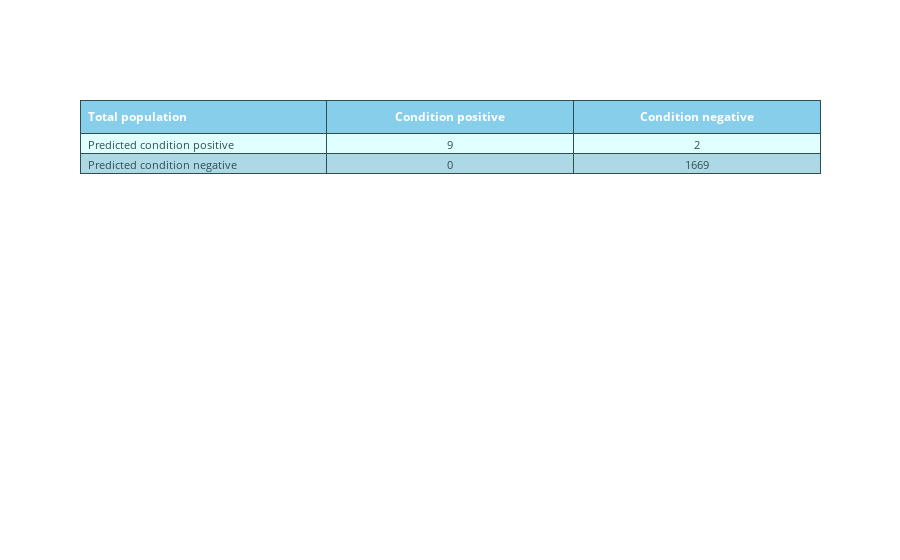
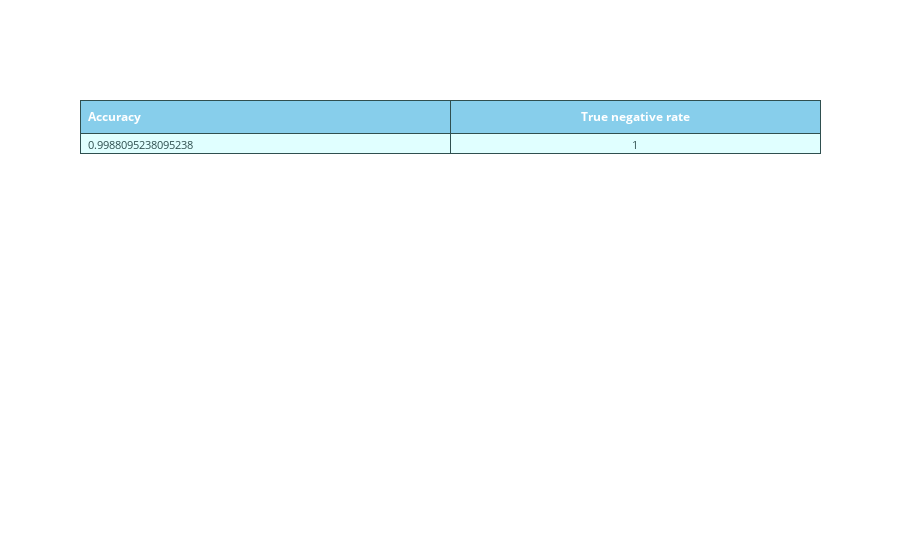

Source (notebook cell) for these figures, in order:
### Code cell
df_TS1 = pd.read_csv("data_sets/A3Benchmark-TS1.csv", sep=r'\s*,\s*', header=0, encoding='ascii', engine='python')
search_anomalies(df_TS1)
print(df_TS1[df_TS1['anomaly'] == 1].index)
print("true or not - ", 28 in df_TS1[df_TS1['anomaly'] == 1].index)

#     print("Anomalies distances: ", anomalyDistances)
#     print("mean ", mean)
#     print("not founded one is 942, which has diference lower that training data")
#     print(abs(df.iloc[942]['value'] - df.iloc[943]['value']))
#     print("difference between index 942 and 941 is")
#     print(abs(df.iloc[942]['value'] - df.iloc[941]['value']))
    
#     print("max anomalyDistances", max(anomalyDistances))
#     print("min anomalyDistances", min(anomalyDistances))
        
#     print("min nonAnomalyDistances", min(nonAnomalyDistances))
#     print("max nonAnomalyDistances", max(nonAnomalyDistances))
    
#     print("mean ", mean)

### Figure 1 — Plotly figure (JSON) as saved in the notebook; plotly's stock layout.template omitted (floating-point values rounded to 4 significant figures)
{"data": [{"cells": {"align": ["left", "center"], "fill": {"color": [["lightcyan", "lightblue", "lightcyan", "lightblue", "lightcyan", "lightcyan", "lightblue", "lightcyan", "lightblue", "lightcyan", "lightcyan", "lightblue", "lightcyan", "lightblue", "lightcyan", "lightcyan", "lightblue", "lightcyan", "lightblue", "lightcyan", "lightcyan", "lightblue", "lightcyan", "lightblue", "lightcyan"]]}, "font": {"color": "darkslategray", "size": 11}, "line": {"color": "darkslategray"}, "values": [["Predicted condition positive", "Predicted condition negative"], [9, 0], [2, 1669]]}, "header": {"align": ["left", "center"], "fill": {"color": "skyblue"}, "font": {"color": "white", "size": 12}, "line": {"color": "darkslategray"}, "values": ["<b>Total population</b>", "<b>Condition positive</b>", "<b>Condition negative</b>"]}, "type": "table"}], "layout": {}}

### Figure 2 — Plotly figure (JSON) as saved in the notebook; plotly's stock layout.template omitted (floating-point values rounded to 4 significant figures)
{"data": [{"cells": {"align": ["left", "center"], "fill": {"color": [["lightcyan", "lightblue", "lightcyan", "lightblue", "lightcyan", "lightcyan", "lightblue", "lightcyan", "lightblue", "lightcyan", "lightcyan", "lightblue", "lightcyan", "lightblue", "lightcyan", "lightcyan", "lightblue", "lightcyan", "lightblue", "lightcyan", "lightcyan", "lightblue", "lightcyan", "lightblue", "lightcyan"]]}, "font": {"color": "darkslategray", "size": 11}, "line": {"color": "darkslategray"}, "values": [[0.9988], [1]]}, "header": {"align": ["left", "center"], "fill": {"color": "skyblue"}, "font": {"color": "white", "size": 12}, "line": {"color": "darkslategray"}, "values": ["<b>Accuracy</b>", "<b>True negative rate</b>"]}, "type": "table"}], "layout": {}}
